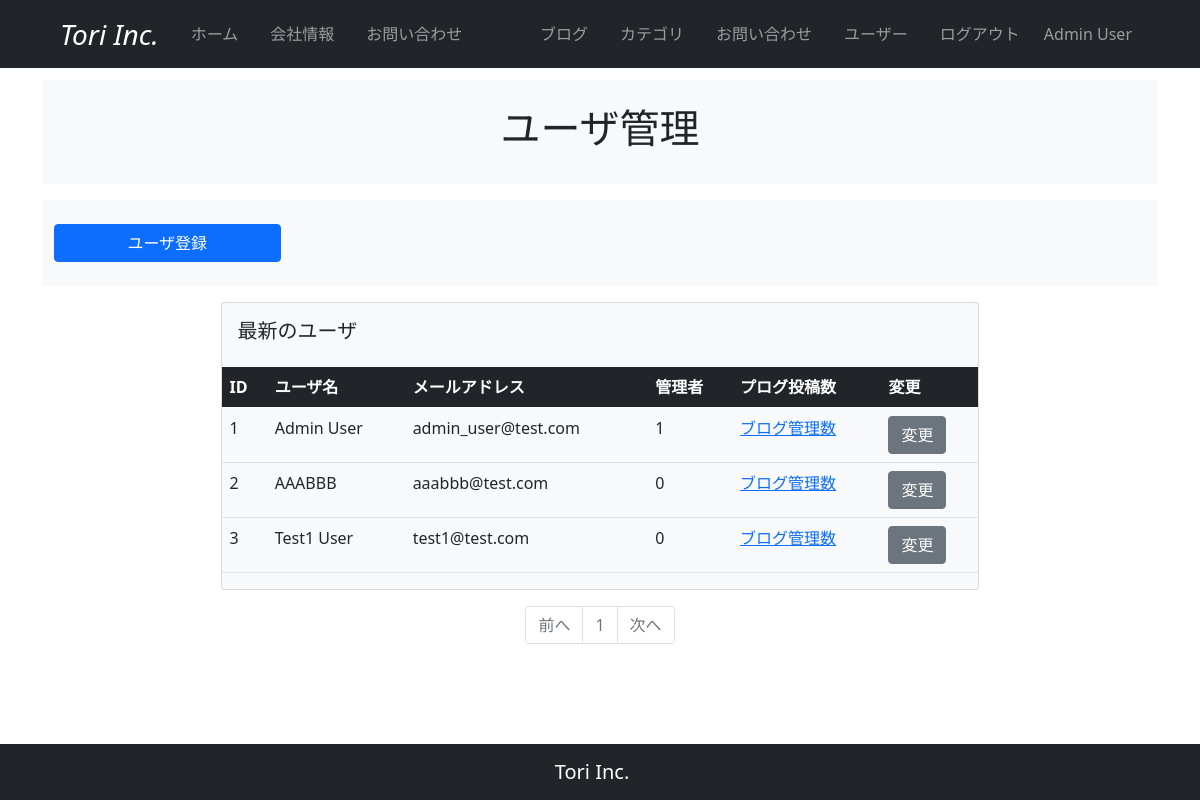
/user_maintenance (signed in), run on the app's committed database.
### app.py (models this page shows, shortened)
class User(db.Model, UserMixin):
    __tablename__ = 'users'
    id = db.Column(db.Integer, primary_key=True)
    email = db.Column(db.String(64), unique=True, index=True)
    username = db.Column(db.String(64), unique=True, index=True)
    password_hash = db.Column(db.String(128))
    administrator = db.Column(db.String(1))
    post = db.relationship('BlogPost', backref='author', lazy='dynamic')
    @property
    def password(self):
        raise AttributeError('password is not a readable attribute')
    def is_administrator(self):
        if self.administrator == '1':
            return 1
        else:
            return 0

### app.py (the view)
@app.route('/user_maintenance')
@login_required
def user_maintenance():
   page = request.args.get('page', 1, type=int)
   users = User.query.order_by(User.id).paginate(page=page, per_page=10)
   return render_template('user_maintenance.html', users=users)

### app.py (called while the page is built)
@event.listens_for(Engine, "connect")
def set_sqlite_pragma(dbapi_connection, connection_record):
    cursor = dbapi_connection.cursor()
    cursor.execute("PRAGMA foreign_keys=ON")
    cursor.close()

@login_manager.user_loader
def load_user(user_id):
    return User.query.get(user_id)

### templates/user_maintenance.html
{% extends "base.html" %}
{% block content %}
  <section id="header">
    <div class="container">
      <div class="row bg-light my-3 justify-content-center">
        <div class="col-10 py-4">
          <h2 class="text-center fs-1">ユーザ管理</h2>
        </div>
      </div>
    </div>
  </section>
  {% if current_user.is_administrator() %}
  <section id="register">
    <div class="container">
      <div class="row bg-light my-3">
        <div class="col-10 py-4">
          <a href="{{ url_for('register') }}" class="btn btn-primary w-25">ユーザ登録</a>
        </div>
      </div>
    </div>
  </section>
  {% endif %}
  <section id="user_table">
    <div class="card mx-auto bg-light" style="width: 68%;">
      <div class="card-body">
        <h5 class="card-title">最新のユーザ</h5>
      </div>
      <table class="table">
        <thead>
          <tr class="table-dark">
            <th scope="col">ID</th>
            <th scope="col">ユーザ名</th>
            <th scope="col">メールアドレス</th>
            <th scope="col">管理者</th>
            <th scope="col">プログ投稿数</th>
            <th scope="col">変更</th>
          </tr>
        </thead>
        <tbody>
          {% for user in users.items %}
          <tr>
            <td>{{ user.id }}</td>
            <td>{{ user.username }}</td>
            <td>{{ user.email }}</td>
            <td>{{ user.administrator }}</td>
            <td><a href="#">ブログ管理数</a></td>
            <td>
              {% if current_user.is_administrator() or current_user.id == user.id %}
                <a href="{{ url_for('account', user_id=user.id) }}" class="btn btn-secondary">変更</a>
              {% endif %}
            </td>
          </tr>
          {% endfor %}
        </tbody>
      </table>
    </div>
  </section>
  <section id="pagenation">
    <nav aria-label="mantenance_page_navigation">
      <ul class="pagination my-3 justify-content-center">
        <li {% if users.has_prev %}class="page-item"{% else %}class="page-item disabled"{% endif %}><a class="page-link" href="{% if users.has_prev %}{{url_for('user_maintenance', page=users.prev_num) }}{% else %}#{% endif %}">前へ</a></li>
        {% for page_num in users.iter_pages(left_edge=1, right_edge=1, left_current=1, right_current=2) %}
          {% if page_num %}
            {% if users.page == page_num %}
              <li class="page-item disabled"><a class="page-link" href="#">{{ page_num }}</a></li>
            {% else %}
              <li class="page-item"><a class="page-link" href="{{url_for('user_maintenance', page=page_num)}}">{{ page_num }}</a></li>
            {% endif %}
          {% else %}
            <li class="page-item disabled"><a class="page-link" href="#">&hellip;</a></li>
          {% endif %}
        {% endfor %}
        <li {% if users.has_next %}class="page-item"{% else %}class="page-item disabled"{% endif %}><a class="page-link" href="{% if users.has_next %}{{url_for('user_maintenance', page=users.next_num) }}{% else %}#{% endif %}">次へ</a></li>
      </ul>
    </nav>
  </section>
{% endblock %}

### templates/base.html (shortened to what this page needs)
<!DOCTYPE html>
<html lang="en">
<head>
  <link href="https://cdn.jsdelivr.net/npm/bootstrap@5.0.2/dist/css/bootstrap.min.css" rel="stylesheet">
</head>
<body>
  <nav class="navbar navbar-expand-lg navbar-dark bg-dark px-5 fixed-top">
    <div class="container-fluid">
      <a class="navbar-brand fs-3 fst-italic" href="#">Tori Inc.</a>
      <div class="collapse navbar-collapse" id="navbarNav">
        <ul class="navbar-nav">
          <li class="nav-item px-2">
            <a class="nav-link" href="#">ホーム</a>
          </li>
          <li class="nav-item px-2">
            <a class="nav-link" href="#">会社情報</a>
          </li>
          <li class="nav-item px-2">
            <a class="nav-link" href="#">お問い合わせ</a>
          </li>
        </ul>
      </div>
      <div class="collapse navbar-collapse justify-content-md-end" id="navbarNav">
        <ul class="navbar-nav">
          <li class="nav-item px-2">
            <a class="nav-link" href="#">ブログ</a>
          </li>
          <li class="nav-item px-2">
            <a class="nav-link" href="#">カテゴリ</a>
          </li>
          <li class="nav-item px-2">
            <a class="nav-link" href="#">お問い合わせ</a>
          </li>
          <li class="nav-item px-2">
            <a class="nav-link" href="{{url_for('user_maintenance')}}">ユーザー</a>
          </li>
          {% if current_user.is_authenticated %}
          <li class="nav-item px-2">
            <a class="nav-link" href="{{url_for('logout')}}">ログアウト</a>
          </li>
          <li class="navbar-text px-2">
            {{ current_user.username }}
          </li>
          {% endif %}
        </ul>
      </div>
    </div>
  </nav>
  {% from "_formhelpers.html" import render_field %}
  <div class="container" style="padding-top: 4rem; padding-bottom: 4rem;">
    {% block content %}
    {% endblock %}
  </div>
  <nav class="navbar fixed-bottom navbar-expand-sm navbar-dark bg-dark fixed-bottom">
    <div class="container-fluid justify-content-center">
      <span class="navbar-brand">Tori Inc.</span>
    </div>
  </nav>
</body>
</html>

### data on the page
User: username "Admin User", id "1", email "admin_user@test.com", administrator "1"
User: id "2", username "AAABBB", email "aaabbb@test.com", administrator "0"
User: id "3", username "Test1 User", email "test1@test.com", administrator "0"

### other printed values
{{ page_num }} "1"
